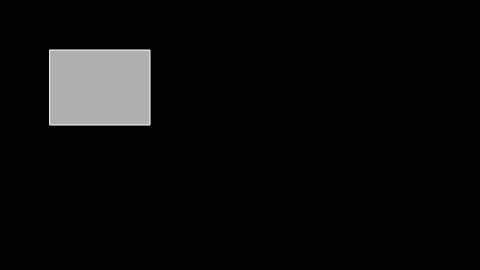
Frame 1 (no input)
Frame 60 (no input): identical to frame 1, image omitted
Frame 120 (the mouse pressed at the canvas centre since frame 60): identical to frame 1, image omitted

The p5.js sketch that drew this single still picture (run headless with seeded random() and noise() and a simulated clock; from frame 60 on, the mouse is pressed at the canvas centre):

// p5.js sketch
// ── sketch.js
var button = false;

var r = {
	x: 50,
	y: 50,
	w: 100,
	h: 75
}

function setup() {
	createCanvas(480, 270);
}

function draw() {
	// button is pressed if (mouseX, mouseY) is inside r 
	// and mouseIsPressed is true
	if (mouseX > r.x && mouseX < r.x + r.w 
		&& mouseY > r.y && mouseY < r.y + r.y 
		&& mouseIsPressed) {
		button = true;
	} else {
		button = false;
	}

	if (button) {
		background(255);
		stroke(0);
	} else {
		background(0);
		stroke(255);
	}

	fill(175);
	rect(r.x, r.y, r.w, r.h);
}
